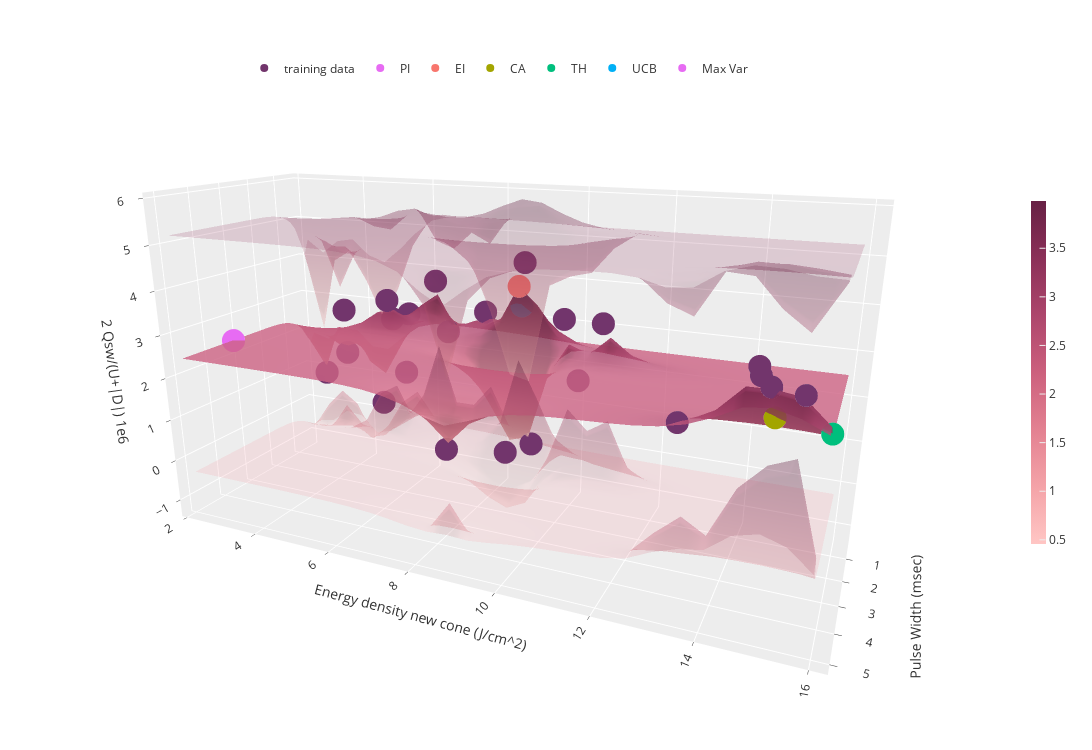

The code cell stored with this chart in its notebook:
### Code cell
vis_acq(raw_train_x, train_y, raw_test_grid, pred_labels, upper_surf, lower_surf, acqs)

### Figure 1 — Plotly figure (JSON) as saved in the notebook; plotly's stock layout.template omitted (floating-point values rounded to 4 significant figures; data arrays with more than 128 entries replaced by an {"elided": "..."} marker saying what was removed)
{"data": [{"colorbar": {"len": 0.5, "thickness": 15}, "colorscale": [[0, "rgb(255, 198, 196)"], [0.1667, "rgb(244, 163, 168)"], [0.3333, "rgb(227, 129, 145)"], [0.5, "rgb(204, 96, 125)"], [0.6667, "rgb(173, 70, 108)"], [0.8333, "rgb(139, 48, 88)"], [1, "rgb(103, 32, 68)"]], "name": "GP regression", "opacity": 0.8, "x": [0.3393, 0.5055, 0.6718, 0.8381, 1.004, 1.171, 1.337, 1.503, 1.669, 1.836, 2.002, 2.168, 2.334, 2.501, 2.667, 2.833, 2.999, 3.166, 3.332, 3.498, 3.664, 3.831, 3.997, 4.163, 4.329, 4.496, 4.662, 4.828, 4.994, 5.161], "y": [2.276, 2.746, 3.215, 3.685, 4.154, 4.624, 5.094, 5.563, 6.033, 6.502, 6.972, 7.441, 7.911, 8.381, 8.85, 9.32, 9.789, 10.26, 10.73, 11.2, 11.67, 12.14, 12.61, 13.08, 13.55, 14.02, 14.49, 14.95, 15.42, 15.89], "z": {"elided": "30x30 float values"}, "type": "surface"}, {"colorscale": [[0, "rgb(255, 198, 196)"], [0.1667, "rgb(244, 163, 168)"], [0.3333, "rgb(227, 129, 145)"], [0.5, "rgb(204, 96, 125)"], [0.6667, "rgb(173, 70, 108)"], [0.8333, "rgb(139, 48, 88)"], [1, "rgb(103, 32, 68)"]], "opacity": 0.2, "showscale": false, "x": [0.3393, 0.5055, 0.6718, 0.8381, 1.004, 1.171, 1.337, 1.503, 1.669, 1.836, 2.002, 2.168, 2.334, 2.501, 2.667, 2.833, 2.999, 3.166, 3.332, 3.498, 3.664, 3.831, 3.997, 4.163, 4.329, 4.496, 4.662, 4.828, 4.994, 5.161], "y": [2.276, 2.746, 3.215, 3.685, 4.154, 4.624, 5.094, 5.563, 6.033, 6.502, 6.972, 7.441, 7.911, 8.381, 8.85, 9.32, 9.789, 10.26, 10.73, 11.2, 11.67, 12.14, 12.61, 13.08, 13.55, 14.02, 14.49, 14.95, 15.42, 15.89], "z": {"elided": "30x30 float values"}, "type": "surface"}, {"colorscale": [[0, "rgb(255, 198, 196)"], [0.1667, "rgb(244, 163, 168)"], [0.3333, "rgb(227, 129, 145)"], [0.5, "rgb(204, 96, 125)"], [0.6667, "rgb(173, 70, 108)"], [0.8333, "rgb(139, 48, 88)"], [1, "rgb(103, 32, 68)"]], "opacity": 0.2, "showscale": false, "x": [0.3393, 0.5055, 0.6718, 0.8381, 1.004, 1.171, 1.337, 1.503, 1.669, 1.836, 2.002, 2.168, 2.334, 2.501, 2.667, 2.833, 2.999, 3.166, 3.332, 3.498, 3.664, 3.831, 3.997, 4.163, 4.329, 4.496, 4.662, 4.828, 4.994, 5.161], "y": [2.276, 2.746, 3.215, 3.685, 4.154, 4.624, 5.094, 5.563, 6.033, 6.502, 6.972, 7.441, 7.911, 8.381, 8.85, 9.32, 9.789, 10.26, 10.73, 11.2, 11.67, 12.14, 12.61, 13.08, 13.55, 14.02, 14.49, 14.95, 15.42, 15.89], "z": {"elided": "30x30 float values"}, "type": "surface"}, {"marker": {"color": "#72356c"}, "mode": "markers", "name": "training data", "x": [0.5, 0.5, 1.0, 1.0, 1.5, 1.5, 5.0, 5.0, 0.5, 5.0, 2.0, 0.5, 0.5, 0.5, 1.0, 1.0, 2.0, 2.0, 2.0, 2.0, 5.0, 5.0, 5.0], "y": [2.73, 3.4, 3.79, 6.44, 5.36, 8.99, 8.8, 14.67, 5.24, 14.89, 10.13, 4.51, 5.37, 4.88, 6.76, 7.77, 8.73, 9.38, 10.48, 11.01, 14.71, 15.44, 13.37], "z": [0.873, 2.677, 1.699, 3.805, 3.335, 4.535, 1.363, 3.841, 1.201, 3.514, 3.471, 0.2633, 2.775, 2.591, 2.58, 3.174, 0.1315, 0.4512, 2.127, 3.468, 3.686, 3.446, 2.652], "type": "scatter3d"}, {"mode": "markers", "name": "PI", "x": [1.503], "y": [8.85], "z": [3.986], "type": "scatter3d"}, {"mode": "markers", "name": "EI", "x": [1.503], "y": [8.85], "z": [3.986], "type": "scatter3d"}, {"mode": "markers", "name": "CA", "x": [4.662], "y": [14.95], "z": [2.868], "type": "scatter3d"}, {"mode": "markers", "name": "TH", "x": [4.662], "y": [15.89], "z": [2.725], "type": "scatter3d"}, {"mode": "markers", "name": "UCB", "x": [1.337], "y": [8.85], "z": [3.5], "type": "scatter3d"}, {"mode": "markers", "name": "Max Var", "x": [3.498], "y": [2.276], "z": [2.48], "type": "scatter3d"}], "layout": {"margin": {"r": 20, "l": 10, "b": 15, "t": 10}, "legend": {"orientation": "h", "yanchor": "bottom", "y": 0.9, "xanchor": "right", "x": 0.75}, "width": 1200, "height": 750, "scene": {"xaxis": {"title": {"text": "Pulse Width (msec)"}}, "yaxis": {"title": {"text": "Energy density new cone (J/cm^2)"}}, "zaxis": {"title": {"text": "2 Qsw/(U+|D|) 1e6"}}, "camera": {"up": {"x": 0, "y": 0, "z": 1}, "center": {"x": 0, "y": 0, "z": 0}, "eye": {"x": 2, "y": 0.9, "z": 0.7}}}}}
